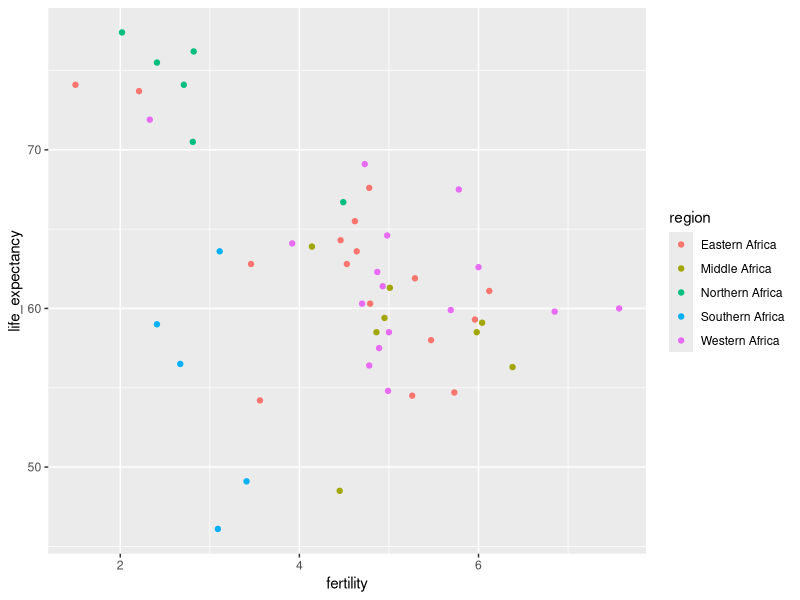

Here is the R script that generated this plot:
# Instructions
# Note that there is quite a bit of variability in life expectancy and fertility 
# with some African countries having very high life expectancies. 
# There also appear to be three clusters in the plot.

# Instructions
# Remake the plot from the previous exercise but this time use color to distinguish 
# the different regions of Africa to see if this explains the clusters. 
# Remember that you can explore the gapminder data to see how the regions of Africa 
# are labeled in the data frame!

# Use color rather than col inside your ggplot call - while these two forms 
# are equivalent in R, the grader specifically looks for color.

library(dplyr)
library(ggplot2)
library(dslabs)
data(gapminder)

##filtra os dados para a África em 2012 e adiciona cor por região
gapminder %>% filter(continent == "Africa" & year == 2012) %>%
  ggplot(aes(fertility, life_expectancy, color = region)) +
  geom_point()
